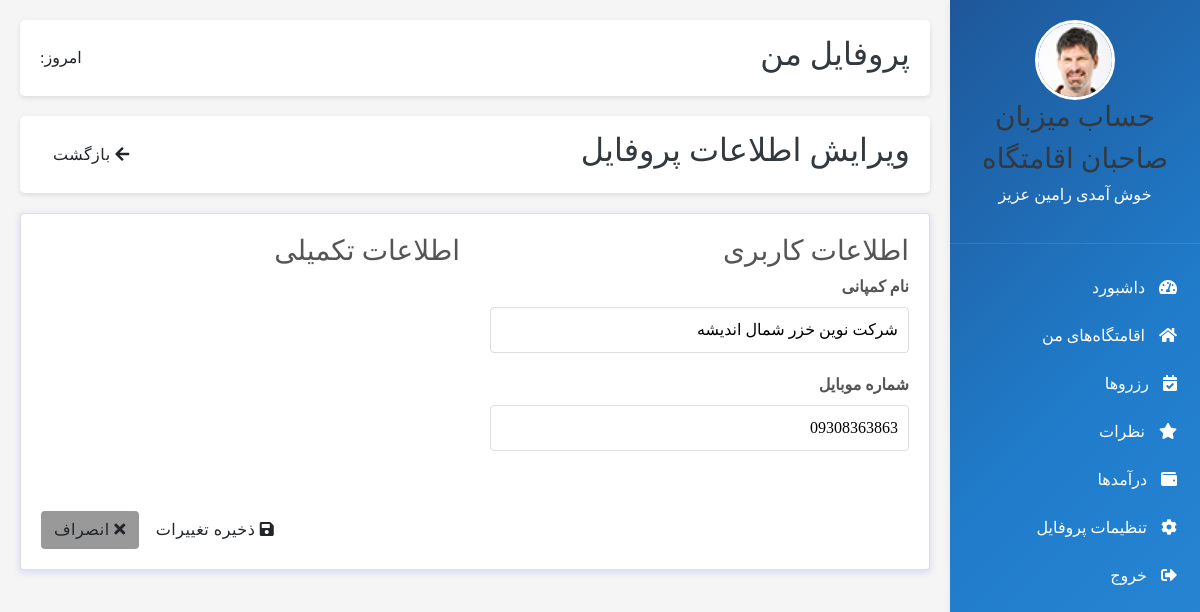
/admin-panel/profile/seller_profile (signed in), run on the app's committed database.
### user_account/models.py (models this page shows, shortened)
class User(AbstractUser):
    user_number = models.CharField(max_length=50, null=True, verbose_name='شماره تماس')
    verification_code = models.CharField(max_length=6, null=True, blank=True)
    avatar = models.ImageField(upload_to='media', default='', null=True, verbose_name='آواتار')
    class Meta:
        verbose_name = 'کاربر'
        verbose_name_plural = 'کاربران'

### seller_account/models.py (models this page shows, shortened)
class Seller(models.Model):
    user = models.OneToOneField(User,on_delete=models.CASCADE,related_name='seller', verbose_name='کاربر')
    company_name = models.CharField(max_length=255, verbose_name='نام کمپانی')
    phone = models.CharField(max_length=15, blank=True, verbose_name='شماره تماس')
    is_active = models.BooleanField(default=True, verbose_name='وضعیت')
    is_admin = models.BooleanField(default=False, verbose_name='ادمین /غیر ادمین')
    class Meta:
        verbose_name = 'فروشنده'
        verbose_name_plural = 'فروشندگان'

### seller_admin_panel/views.py (the view, shortened to what this page needs)
@method_decorator(login_required, name='dispatch')
class EditSellerProfilePage(View):
    def get(self, request: HttpRequest):
        current_user = User.objects.filter(id=request.user.id).first()
        edit_form = SellerProfileForm(instance=request.user.seller)
        context = {
            'form': edit_form,
            'current_user': current_user
        }
        return render(request, 'profile/seller_profile.html', context)

### seller_account/forms.py
class SellerProfileForm(forms.ModelForm):
    class Meta:
        model = Seller
        fields = ['company_name', 'phone']

### polls/templatetags/poll_extras.py (called while the page is built)
@register.simple_tag
def today_jalali():
    return JalaliDate.today().strftime('%Y/%m/%d')

### seller_admin_panel/templates/profile/seller_profile.html (shortened to what this page needs)
{% extends 'base/seller_dashboard.html' %}
{% load poll_extras %}
{% block admin_content %}
<div class="dashboard-header">
    <h2>پروفایل من</h2>
    <div>
        <span>امروز: {% today_jalali %}</span>
    </div>
</div>
<div class="dashboard-header">
    <h2>ویرایش اطلاعات پروفایل</h2>
    <div>
        <a href="{% url 'admin_home' %}" class="btn"><i class="fas fa-arrow-left"></i> بازگشت</a>
    </div>
</div>
<div class="card">
    <form method="post" enctype="multipart/form-data">
        <div style="display: grid; grid-template-columns: 1fr 1fr; gap: 30px;">
            <div>
                <h3>اطلاعات کاربری</h3>
                <div class="form-group">
                    <label>نام کمپانی</label>
                    {{ form.company_name }}
                </div>
                <div class="form-group">
                    <label>شماره موبایل</label>
                    {{ form.phone }}
                </div>
            </div>
            <div>
                <h3>اطلاعات تکمیلی</h3>
            </div>
        </div>
        <div style="margin-top: 40px; text-align: left;">
            <button type="submit" class="btn">
                <i class="fas fa-save"></i> ذخیره تغییرات
            </button>
            <a href="{% url 'admin_home' %}" class="btn" style="background: #999;">
                <i class="fas fa-times"></i> انصراف
            </a>
        </div>
    </form>
</div>
{% endblock %}

### seller_admin_panel/templates/include/sidebar.html
    <div class="sidebar">
        <div class="sidebar-header">
            <img src="{{ user.avatar.url }}" alt="{{ user.title}}">
            <h3>حساب میزبان</h3>
            <h3>صاحبان اقامتگاه</h3>
            <p>خوش آمدی {{ user.first_name }} عزیز</p>
        </div>
        <div class="sidebar-menu">
            <a href="{% url 'admin_home' %}"><i class="fas fa-tachometer-alt"></i> داشبورد</a>
            <a href="{% url 'eghamat_list_dashboard' %}"><i class="fas fa-home"></i> اقامتگاه‌های من</a>
            <a href="{% url 'booking_list' %}"><i class="fas fa-calendar-check"></i> رزروها</a>
            <a href="{% url 'comment_list' %}"><i class="fas fa-star"></i> نظرات</a>
            <a href="{% url 'daramad' %}"><i class="fas fa-wallet"></i> درآمدها</a>
            <a href="{% url 'seller_profile' %}"><i class="fas fa-cog"></i> تنظیمات پروفایل</a>
            <a href="{% url 'home' %}"><i class="fas fa-sign-out-alt"></i> خروج</a>
        </div>
    </div>

### static/admin_panel/css/style.css (style rules this page uses)
.sidebar { width: 250px; background: linear-gradient(135deg, #1e5799 0%,#207cca 51%,#2989d8 100%); color: white; padding: 20px 0; box-shadow: 2px 0 10px rgba(0,0,0,0.1); }
.sidebar-header { padding: 0 20px 20px; border-bottom: 1px solid rgba(255,255,255,0.1); text-align: center; }
.sidebar-header img { width: 80px; height: 80px; border-radius: 50%; object-fit: cover; border: 3px solid white; }
.sidebar-menu { padding: 20px 0; }
.sidebar-menu a { display: block; padding: 12px 20px; color: white; text-decoration: none; transition: all 0.3s; border-right: 3px solid transparent; }
.sidebar-menu i { margin-left: 10px; }
.dashboard-header { background: white; padding: 15px 20px; border-radius: 5px; box-shadow: 0 2px 5px rgba(0,0,0,0.1); margin-bottom: 20px; display: flex; justify-content: space-between; align-items: center; }
.card { background: white; border-radius: 5px; padding: 20px; box-shadow: 0 2px 5px rgba(0,0,0,0.1); }
.card h3 { margin-top: 0; color: #555; }
.btn { display: inline-block; padding: 8px 15px; background: #2989d8; color: white; border-radius: 4px; text-decoration: none; font-size: 14px; transition: all 0.3s; }
.form-group { margin-bottom: 15px; }
.form-group label { display: block; margin-bottom: 5px; font-weight: bold; color: #555; }
.form-group input, .form-group select, .form-group textarea { width: 100%; padding: 10px; border: 1px solid #ddd; border-radius: 4px; font-family: inherit; }
.form-group { margin-bottom: 20px; }
.form-group label { display: block; margin-bottom: 8px; font-weight: bold; color: #555; }
.form-group input, .form-group select, .form-group textarea { width: 100%; padding: 10px; border: 1px solid #ddd; border-radius: 4px; }

### data on the page
User: avatar (picture), first_name "رامین"
Seller: company_name "شرکت نوین خزر شمال اندیشه", phone "09308363863"
